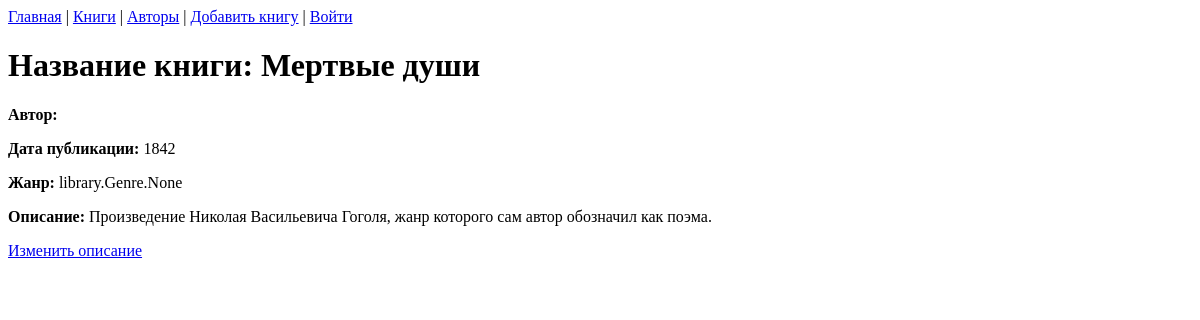
/book/1, run on an earlier commit of the app's database.
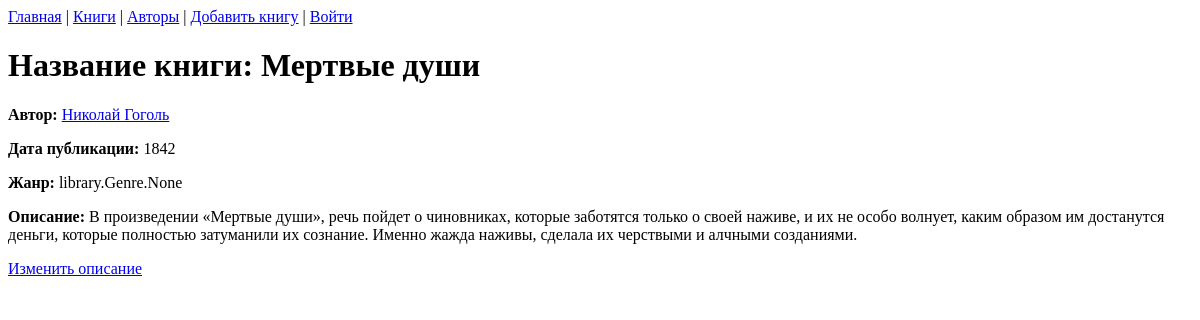
And on a later commit of the database.
### library/models.py (models this page shows, shortened)
class Book(models.Model):
    title = models.CharField(max_length=200, help_text='title')
    author = models.ForeignKey(
        Author,
        null=True,
        on_delete=models.SET_NULL,
        help_text='author'
        )
    pub_year = models.IntegerField(
        default=0,
        blank=True,
        help_text='1900',
        verbose_name='year of published'
        )
    short_des = models.CharField(
        max_length=300,
        blank=True,
        help_text='description',
        verbose_name='short description'
        )
    genre = models.ManyToManyField(Genre, help_text = 'genre')
    image = models.ImageField(
        upload_to='images/book',
        help_text='Cover image',
        blank=True,
        verbose_name='cover image',
        )
    def display_genre(self) -> str:
        return ', '.join(genre.name for genre in self.genre.all()[:3])
    display_genre.short_description = 'Genre'

class Author(models.Model):
    first_name = models.CharField(max_length=100,
                                default='',
                                help_text='имя')
    last_name = models.CharField(max_length=100,
                                default='',
                                help_text='фамилия')
    surename = models.CharField(max_length=100,
                                default='',
                                null=True,
                                blank=True,
                                help_text='отчество, если есть')
    birth_day = models.DateField(blank=True, help_text='1900-01-01')
    short_bio = models.CharField(
        max_length=300,
        blank=True,
        help_text='biography',
        verbose_name='short biography'
        )
    portrait = models.ImageField(
        upload_to='images/authors',
        help_text='Portrait',
        blank=True,
        verbose_name='portrait',
        )
    def get_absolute_url(self):
            return reverse('author-detail', args=[str(self.id)])
    def __str__(self) -> str:
        return f'{self.first_name} {self.last_name}'

### library/views.py (the view)
# urls.py: path('book/<int:pk>', views.BookDetailView.as_view(), name='book-detail'),
class BookDetailView(generic.DetailView):
    model = Book

### templates/library/book_detail.html
{% extends "base.html" %}
{% block content %}
  <h1>Название книги: {{ book.title }}</h1>
  <p><strong>Автор:</strong> <a href="{{ book.author.get_absolute_url }}">{{ book.author }}</a></p>
  <p><strong>Дата публикации:</strong> {{ book.pub_year }}</p>
  <p><strong>Жанр:</strong> {{ book.genre }}</p>
  <p><strong>Описание:</strong> {{ book.short_des }}</p>
  <p><a href="{% url 'update-book' pk=book.id %}">Изменить описание</a></p>
{% endblock %}

What changed in the data, as far as the page shows it:
changed Book "Мертвые души": author_id 1 → 5 (drawn); author (not shown) → "Николай Гоголь"; short_des "Произведение Николая Васильевича Гоголя, жанр которого сам автор обозначил как поэма." → "В произведении «Мертвые души», речь пойдет о чиновниках, которые заботятся только о своей наживе, и их не особо волнует, каким образом им достанутся деньги, которые полностью затуманили их сознание. Именно жажда наживы, сделала их черствыми и алчными созданиями."
